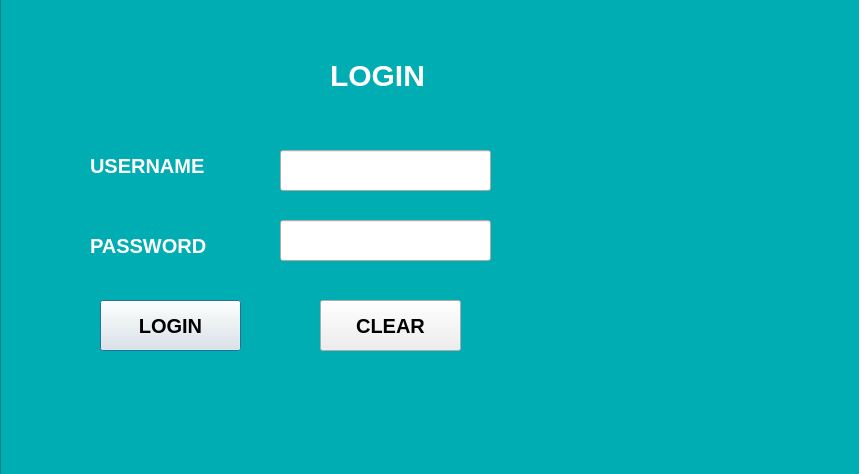
<?xml version="1.0" encoding="UTF-8"?>
<ui version="4.0">
 <class>login</class>
 <widget class="QDialog" name="login">
  <property name="geometry">
   <rect>
    <x>0</x>
    <y>0</y>
    <width>859</width>
    <height>474</height>
   </rect>
  </property>
  <property name="windowTitle">
   <string>Dialog</string>
  </property>
  <widget class="QFrame" name="frame">
   <property name="geometry">
    <rect>
     <x>0</x>
     <y>-20</y>
     <width>861</width>
     <height>501</height>
    </rect>
   </property>
   <property name="styleSheet">
    <string notr="true">QFrame{
background-color: #00ADB3;

}</string>
   </property>
   <property name="frameShape">
    <enum>QFrame::Shape::StyledPanel</enum>
   </property>
   <property name="frameShadow">
    <enum>QFrame::Shadow::Raised</enum>
   </property>
   <widget class="QLabel" name="label">
    <property name="geometry">
     <rect>
      <x>330</x>
      <y>70</y>
      <width>111</width>
      <height>51</height>
     </rect>
    </property>
    <property name="styleSheet">
     <string notr="true">QLabel{
font-size: 30px;
color: white;
font-weight: 700;
}</string>
    </property>
    <property name="text">
     <string>LOGIN</string>
    </property>
   </widget>
   <widget class="QLabel" name="label_2">
    <property name="geometry">
     <rect>
      <x>90</x>
      <y>160</y>
      <width>181</width>
      <height>51</height>
     </rect>
    </property>
    <property name="styleSheet">
     <string notr="true">QLabel{
font-size: 20px;
color: white;
font-weight: 700;
}</string>
    </property>
    <property name="text">
     <string>USERNAME</string>
    </property>
   </widget>
   <widget class="QLabel" name="label_3">
    <property name="geometry">
     <rect>
      <x>90</x>
      <y>240</y>
      <width>181</width>
      <height>51</height>
     </rect>
    </property>
    <property name="styleSheet">
     <string notr="true">QLabel{
font-size: 20px;
color: white;
font-weight: 700;
}</string>
    </property>
    <property name="text">
     <string>PASSWORD</string>
    </property>
   </widget>
   <widget class="QLineEdit" name="lineEdit">
    <property name="geometry">
     <rect>
      <x>280</x>
      <y>170</y>
      <width>211</width>
      <height>41</height>
     </rect>
    </property>
   </widget>
   <widget class="QLineEdit" name="lineEdit_2">
    <property name="geometry">
     <rect>
      <x>280</x>
      <y>240</y>
      <width>211</width>
      <height>41</height>
     </rect>
    </property>
   </widget>
   <widget class="QPushButton" name="pushButton">
    <property name="geometry">
     <rect>
      <x>100</x>
      <y>320</y>
      <width>141</width>
      <height>51</height>
     </rect>
    </property>
    <property name="styleSheet">
     <string notr="true">QPushButton{
backgroun-color: white;
font-size: 20px;
font-weight: 700;
}</string>
    </property>
    <property name="text">
     <string>LOGIN</string>
    </property>
   </widget>
   <widget class="QPushButton" name="pushButton_2">
    <property name="geometry">
     <rect>
      <x>320</x>
      <y>320</y>
      <width>141</width>
      <height>51</height>
     </rect>
    </property>
    <property name="styleSheet">
     <string notr="true">QPushButton{
backgroun-color: white;
font-size: 20px;
font-weight: 700;
}</string>
    </property>
    <property name="text">
     <string>CLEAR</string>
    </property>
   </widget>
   <widget class="QLabel" name="label_4">
    <property name="geometry">
     <rect>
      <x>530</x>
      <y>70</y>
      <width>281</width>
      <height>341</height>
     </rect>
    </property>
    <property name="text">
     <string/>
    </property>
    <property name="pixmap">
     <pixmap resource="Images.qrc">:/loginIcon.png</pixmap>
    </property>
    <property name="scaledContents">
     <bool>true</bool>
    </property>
   </widget>
  </widget>
 </widget>
 <resources>
  <include location="Images.qrc"/>
 </resources>
 <connections/>
</ui>
